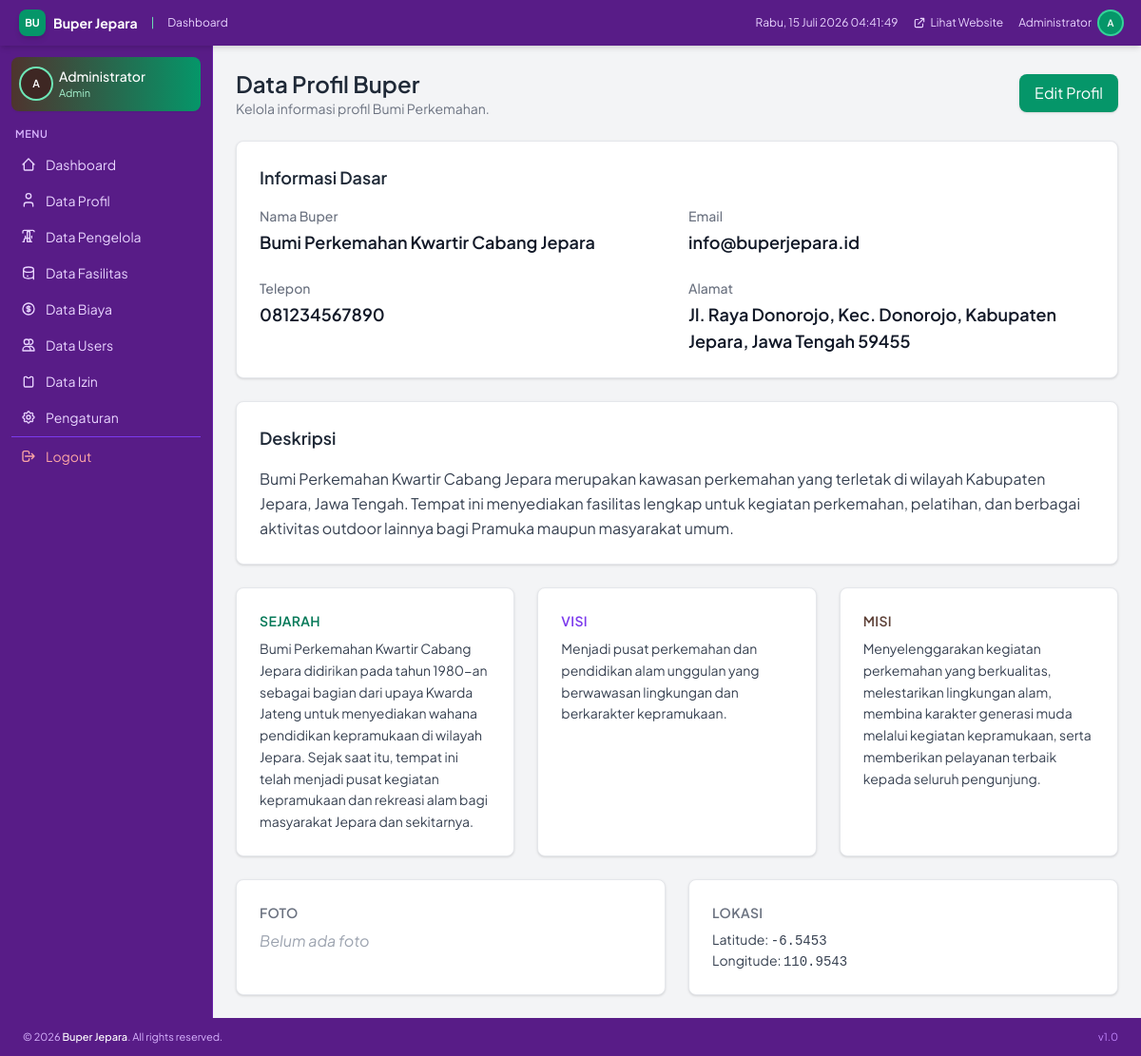
The page /dashboard/profil_buper.php (signed in) on the database its author committed.
### tables this page shows
CREATE TABLE `pengaturan` (
  `id` INT AUTO_INCREMENT PRIMARY KEY,
  `nama_pengaturan` VARCHAR(100) NOT NULL UNIQUE,
  `nilai` TEXT,
  `keterangan` VARCHAR(255),
  `updated_at` TIMESTAMP DEFAULT CURRENT_TIMESTAMP ON UPDATE CURRENT_TIMESTAMP
);

CREATE TABLE `profil` (
  `id` INT AUTO_INCREMENT PRIMARY KEY,
  `nama_buper` VARCHAR(150) NOT NULL,
  `deskripsi` TEXT,
  `sejarah` TEXT,
  `visi` TEXT,
  `misi` TEXT,
  `alamat` TEXT,
  `telepon` VARCHAR(20),
  `email` VARCHAR(100),
  `foto` VARCHAR(255),
  `latitude` VARCHAR(50),
  `longitude` VARCHAR(50),
  `updated_at` TIMESTAMP DEFAULT CURRENT_TIMESTAMP ON UPDATE CURRENT_TIMESTAMP
);

### config/functions.php (called while the page is built, shortened)
<?php
function e($data) {
    return htmlspecialchars($data ?? '', ENT_QUOTES, 'UTF-8');
}
function getPengaturan($conn, $key) {
    $key = mysqli_real_escape_string($conn, $key);
    $q = mysqli_query($conn, "SELECT nilai FROM pengaturan WHERE nama_pengaturan='$key' LIMIT 1");
    $r = mysqli_fetch_assoc($q);
    return $r['nilai'] ?? '';
}
?>

### dashboard/profil_buper.php (the view, shortened to what this page needs)
<?php
require_once __DIR__ . '/../config/koneksi.php';
include __DIR__ . '/header.php';
include __DIR__ . '/sidebar.php';
$q = mysqli_query($conn, "SELECT * FROM profil WHERE id = 1");
$profil = mysqli_fetch_assoc($q);
?>
<main class="flex-1 p-6 bg-gray-100 overflow-y-auto">
    <div class="flex justify-between items-center mb-6">
        <div>
            <h1 class="text-2xl font-semibold text-gray-800">Data Profil Buper</h1>
            <p class="text-sm text-gray-500">Kelola informasi profil Bumi Perkemahan.</p>
        </div>
        <button onclick="openModal('editModal')" class="bg-emerald-600 text-white px-4 py-2 rounded-lg shadow hover:bg-emerald-700 transition-colors">
            Edit Profil
        </button>
    </div>
    <div class="bg-white rounded-lg shadow p-6 border border-gray-200 mb-6">
        <h3 class="text-lg font-semibold text-gray-800 mb-4">Informasi Dasar</h3>
        <div class="grid grid-cols-1 md:grid-cols-2 gap-6">
            <div>
                <p class="text-sm font-medium text-gray-500 mb-1">Nama Buper</p>
                <p class="text-lg font-semibold text-gray-900"><?= e($profil['nama_buper'] ?? '-') ?></p>
            </div>
            <div>
                <p class="text-sm font-medium text-gray-500 mb-1">Email</p>
                <p class="text-lg font-semibold text-gray-900"><?= e($profil['email'] ?? '-') ?></p>
            </div>
            <div>
                <p class="text-sm font-medium text-gray-500 mb-1">Telepon</p>
                <p class="text-lg font-semibold text-gray-900"><?= e($profil['telepon'] ?? '-') ?></p>
            </div>
            <div>
                <p class="text-sm font-medium text-gray-500 mb-1">Alamat</p>
                <p class="text-lg font-semibold text-gray-900"><?= e($profil['alamat'] ?? '-') ?></p>
            </div>
        </div>
    </div>
    <div class="bg-white rounded-lg shadow p-6 border border-gray-200 mb-6">
        <h3 class="text-lg font-semibold text-gray-800 mb-4">Deskripsi</h3>
        <p class="text-gray-700 leading-relaxed"><?= e($profil['deskripsi'] ?? '-') ?></p>
    </div>
    <div class="grid grid-cols-1 md:grid-cols-3 gap-6 mb-6">
        <div class="bg-white rounded-lg shadow p-6 border border-gray-200">
            <h4 class="text-sm font-semibold text-emerald-700 uppercase tracking-wide mb-2">Sejarah</h4>
            <p class="text-gray-700 text-sm leading-relaxed"><?= e($profil['sejarah'] ?? '-') ?></p>
        </div>
        <div class="bg-white rounded-lg shadow p-6 border border-gray-200">
            <h4 class="text-sm font-semibold text-purple-700 uppercase tracking-wide mb-2">Visi</h4>
            <p class="text-gray-700 text-sm leading-relaxed"><?= e($profil['visi'] ?? '-') ?></p>
        </div>
        <div class="bg-white rounded-lg shadow p-6 border border-gray-200">
            <h4 class="text-sm font-semibold text-brown-600 uppercase tracking-wide mb-2">Misi</h4>
            <p class="text-gray-700 text-sm leading-relaxed"><?= e($profil['misi'] ?? '-') ?></p>
        </div>
    </div>
    <div class="grid grid-cols-1 md:grid-cols-2 gap-6">
        <div class="bg-white rounded-lg shadow p-6 border border-gray-200">
            <h4 class="text-sm font-semibold text-gray-500 uppercase tracking-wide mb-2">Foto</h4>
            <?php if (!empty($profil['foto'])): ?>
                <img src="../<?= e($profil['foto']) ?>" alt="Foto Buper" class="w-32 h-32 object-cover rounded-lg">
            <?php else: ?>
                <p class="text-gray-400 italic">Belum ada foto</p>
            <?php endif; ?>
        </div>
        <div class="bg-white rounded-lg shadow p-6 border border-gray-200">
            <h4 class="text-sm font-semibold text-gray-500 uppercase tracking-wide mb-2">Lokasi</h4>
            <p class="text-sm text-gray-700">Latitude: <span class="font-mono"><?= e($profil['latitude'] ?? '-') ?></span></p>
            <p class="text-sm text-gray-700">Longitude: <span class="font-mono"><?= e($profil['longitude'] ?? '-') ?></span></p>
        </div>
    </div>
</main>
<?php include __DIR__ . '/footer.php'; ?>

### dashboard/header.php (shortened to what this page needs)
<?php
$nama = $_SESSION['nama_lengkap'] ?? '';
$initials = '';
if (!empty($nama)) {
    $parts = explode(' ', $nama);
    foreach ($parts as $p) $initials .= strtoupper($p[0] ?? '');
    $initials = substr($initials, 0, 2);
}
$logoDashboard = getPengaturan($conn, 'logo');
$namaWebsiteHeader = getPengaturan($conn, 'nama_website') ?: 'Buper Jepara';
?>
<!DOCTYPE html>
<html lang="id">
<head>
    <script src="https://cdn.tailwindcss.com"></script>
    <link rel="stylesheet" href="../assets/css/dashboard.css">
</head>
<body class="h-screen bg-gray-50 flex flex-col overflow-hidden">
<nav class="sticky top-0 z-50 bg-purple-900 text-white shadow-md px-5 py-2.5 flex items-center justify-between flex-shrink-0">
    <div class="flex items-center gap-2">
        <a href="index.php" class="flex items-center gap-2">
            <?php if (!empty($logoDashboard)): ?>
                <img src="../<?= e($logoDashboard) ?>" alt="Logo" class="w-7 h-7 object-contain">
            <?php else: ?>
                <div class="w-7 h-7 bg-emerald-600 rounded-lg flex items-center justify-center text-white font-bold text-[11px] shadow-md">BU</div>
            <?php endif; ?>
            <span class="text-sm font-bold text-white"><?= e($namaWebsiteHeader) ?></span>
        </a>
        <span class="text-emerald-300 mx-1.5 text-xs">|</span>
        <span class="text-xs text-purple-200">Dashboard</span>
    </div>
    <div class="flex items-center gap-4">
        <span id="clockDisplay" class="text-xs text-purple-200 hidden md:inline"></span>
        <a href="../index.php" target="_blank" class="text-xs text-purple-200 hover:text-emerald-300 transition flex items-center gap-1">
            <svg xmlns="http://www.w3.org/2000/svg" class="h-3.5 w-3.5" fill="none" viewBox="0 0 24 24" stroke="currentColor" stroke-width="2"><path stroke-linecap="round" stroke-linejoin="round" d="M10 6H6a2 2 0 00-2 2v10a2 2 0 002 2h10a2 2 0 002-2v-4M14 4h6m0 0v6m0-6L10 14"/></svg>
            Lihat Website
        </a>
        <div class="relative" id="userDropdown">
            <button onclick="toggleDropdown()" class="flex items-center gap-2 text-xs text-purple-200 hover:text-white transition cursor-pointer">
                <span class="hidden sm:inline"><?= e($nama) ?></span>
                <div class="w-6 h-6 rounded-full bg-emerald-600 flex items-center justify-center text-white text-[10px] font-semibold ring-2 ring-emerald-400 flex-shrink-0"><?= e($initials) ?></div>
            </button>
        </div>
    </div>
</nav>
<div class="flex flex-1 overflow-hidden">

### dashboard/footer.php (shortened to what this page needs)
<?php
$namaWebsiteFooter = getPengaturan($conn, 'nama_website') ?: 'Buper Jepara';
?>
</div>
<footer class="bg-purple-900 text-purple-300 text-[11px] px-6 py-3 flex items-center justify-between">
    <span>&copy; <?= date('Y') ?> <span class="text-white font-medium"><?= e($namaWebsiteFooter) ?></span>. All rights reserved.</span>
    <span class="text-purple-400">v1.0</span>
</footer>
</body>
</html>

### dashboard/header.php (style rules this page uses)
body { font-family: 'Plus Jakarta Sans', sans-serif; margin: 0; }
* { box-sizing: border-box; }

### rows shown on the page
pengaturan: nilai "Buper Jepara"
profil: nama_buper "Bumi Perkemahan Kwartir Cabang Jepara", email "info@buperjepara.id", telepon "081234567890", alamat "Jl. Raya Donorojo, Kec. Donorojo, Kabupaten Jepara, Jawa Tengah 59455", deskripsi "Bumi Perkemahan Kwartir Cabang Jepara merupakan kawasan perkemahan yang terletak di wilayah Kabupaten Jepara, Jawa Tengah. Tempat ini menyediakan fasilitas lengkap untuk kegiatan perkemahan, pelatihan, dan berbagai aktivitas outdoor lainnya bagi Pramuka maupun masyarakat umum.", sejarah "Bumi Perkemahan Kwartir Cabang Jepara didirikan pada tahun 1980-an sebagai bagian dari upaya Kwarda Jateng untuk menyediakan wahana pendidikan kepramukaan di wilayah Jepara. Sejak saat itu, tempat ini telah menjadi pusat kegiatan kepramukaan dan rekreasi alam bagi masyarakat Jepara dan sekitarnya.", visi "Menjadi pusat perkemahan dan pendidikan alam unggulan yang berwawasan lingkungan dan berkarakter kepramukaan.", misi "Menyelenggarakan kegiatan perkemahan yang berkualitas, melestarikan lingkungan alam, membina karakter generasi muda melalui kegiatan kepramukaan, serta memberikan pelayanan terbaik kepada seluruh pengunjung.", latitude "-6.5453", longitude "110.9543"

### other values the page prints
$nama "Administrator"
$initials "A"
$role "Admin"
